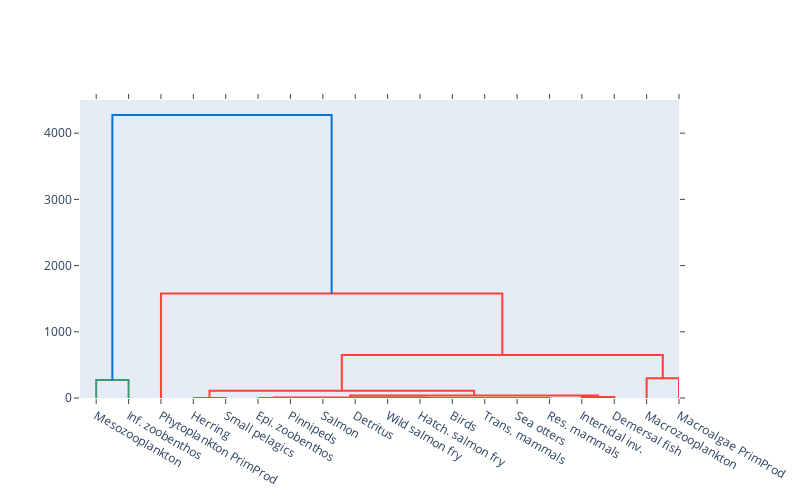

The cell this chart's notebook holds for it:
### Code cell
import plotly.figure_factory as ff
import numpy as np
np.random.seed(1)

net = food_webs[5]

fig = ff.create_dendrogram(np.array([[x] for x in net.nodeDF.Respiration.values]), labels=net.nodeDF.Names.values)
fig.update_layout(width=800, height=500)
fig.show()

### Figure 1 — Plotly figure (JSON) as saved in the notebook; plotly's stock layout.template omitted (floating-point values rounded to 4 significant figures)
{"data": [{"hoverinfo": "text", "marker": {"color": "rgb(61,153,112)"}, "mode": "lines", "type": "scatter", "x": [5, 5, 15, 15], "xaxis": "x", "y": [0, 270.8, 270.8, 0], "yaxis": "y"}, {"hoverinfo": "text", "marker": {"color": "rgb(255,65,54)"}, "mode": "lines", "type": "scatter", "x": [35, 35, 45, 45], "xaxis": "x", "y": [0, 0.1829, 0.1829, 0], "yaxis": "y"}, {"hoverinfo": "text", "marker": {"color": "rgb(255,65,54)"}, "mode": "lines", "type": "scatter", "x": [55, 55, 65, 65], "xaxis": "x", "y": [0, 0.834, 0.834, 0], "yaxis": "y"}, {"hoverinfo": "text", "marker": {"color": "rgb(255,65,54)"}, "mode": "lines", "type": "scatter", "x": [75, 75, 85, 85], "xaxis": "x", "y": [0, 2.98e-08, 2.98e-08, 0], "yaxis": "y"}, {"hoverinfo": "text", "marker": {"color": "rgb(255,65,54)"}, "mode": "lines", "type": "scatter", "x": [95, 95, 105, 105], "xaxis": "x", "y": [0, 0.07685, 0.07685, 0], "yaxis": "y"}, {"hoverinfo": "text", "marker": {"color": "rgb(255,65,54)"}, "mode": "lines", "type": "scatter", "x": [80, 80, 100, 100], "xaxis": "x", "y": [2.98e-08, 0.1925, 0.1925, 0.07685], "yaxis": "y"}, {"hoverinfo": "text", "marker": {"color": "rgb(255,65,54)"}, "mode": "lines", "type": "scatter", "x": [135, 135, 145, 145], "xaxis": "x", "y": [0, 0.2758, 0.2758, 0], "yaxis": "y"}, {"hoverinfo": "text", "marker": {"color": "rgb(255,65,54)"}, "mode": "lines", "type": "scatter", "x": [125, 125, 140, 140], "xaxis": "x", "y": [0, 0.5727, 0.5727, 0.2758], "yaxis": "y"}, {"hoverinfo": "text", "marker": {"color": "rgb(255,65,54)"}, "mode": "lines", "type": "scatter", "x": [115, 115, 132.5, 132.5], "xaxis": "x", "y": [0, 1.062, 1.062, 0.5727], "yaxis": "y"}, {"hoverinfo": "text", "marker": {"color": "rgb(255,65,54)"}, "mode": "lines", "type": "scatter", "x": [90, 90, 123.8, 123.8], "xaxis": "x", "y": [0.1925, 1.728, 1.728, 1.062], "yaxis": "y"}, {"hoverinfo": "text", "marker": {"color": "rgb(255,65,54)"}, "mode": "lines", "type": "scatter", "x": [60, 60, 106.9, 106.9], "xaxis": "x", "y": [0.834, 7.8, 7.8, 1.728], "yaxis": "y"}, {"hoverinfo": "text", "marker": {"color": "rgb(255,65,54)"}, "mode": "lines", "type": "scatter", "x": [155, 155, 165, 165], "xaxis": "x", "y": [0, 14.96, 14.96, 0], "yaxis": "y"}, {"hoverinfo": "text", "marker": {"color": "rgb(255,65,54)"}, "mode": "lines", "type": "scatter", "x": [83.44, 83.44, 160, 160], "xaxis": "x", "y": [7.8, 37.44, 37.44, 14.96], "yaxis": "y"}, {"hoverinfo": "text", "marker": {"color": "rgb(255,65,54)"}, "mode": "lines", "type": "scatter", "x": [40, 40, 121.7, 121.7], "xaxis": "x", "y": [0.1829, 111.3, 111.3, 37.44], "yaxis": "y"}, {"hoverinfo": "text", "marker": {"color": "rgb(255,65,54)"}, "mode": "lines", "type": "scatter", "x": [175, 175, 185, 185], "xaxis": "x", "y": [0, 296.6, 296.6, 0], "yaxis": "y"}, {"hoverinfo": "text", "marker": {"color": "rgb(255,65,54)"}, "mode": "lines", "type": "scatter", "x": [80.86, 80.86, 180, 180], "xaxis": "x", "y": [111.3, 648.6, 648.6, 296.6], "yaxis": "y"}, {"hoverinfo": "text", "marker": {"color": "rgb(255,65,54)"}, "mode": "lines", "type": "scatter", "x": [25, 25, 130.4, 130.4], "xaxis": "x", "y": [0, 1577.0, 1577.0, 648.6], "yaxis": "y"}, {"hoverinfo": "text", "marker": {"color": "rgb(0,116,217)"}, "mode": "lines", "type": "scatter", "x": [10, 10, 77.71, 77.71], "xaxis": "x", "y": [270.8, 4276.0, 4276.0, 1577.0], "yaxis": "y"}], "layout": {"autosize": false, "height": 500, "hovermode": "closest", "showlegend": false, "width": 800, "xaxis": {"autorange": true, "mirror": "allticks", "range": [0, 185], "rangemode": "tozero", "showgrid": false, "showline": true, "showticklabels": true, "tickmode": "array", "ticks": "outside", "ticktext": ["Mesozooplankton", "Inf. zoobenthos", "Phytoplankton PrimProd", "Herring", "Small pelagics", "Epi. zoobenthos", "Pinnipeds", "Salmon", "Detritus", "Wild salmon fry", "Hatch. salmon fry", "Birds", "Trans. mammals", "Sea otters", "Res. mammals", "Intertidal inv.", "Demersal fish", "Macrozooplankton", "Macroalgae PrimProd"], "tickvals": [5, 15, 25, 35, 45, 55, 65, 75, 85, 95, 105, 115, 125, 135, 145, 155, 165, 175, 185], "type": "linear", "zeroline": false}, "yaxis": {"autorange": true, "mirror": "allticks", "range": [0, 4501.0], "rangemode": "tozero", "showgrid": false, "showline": true, "showticklabels": true, "ticks": "outside", "type": "linear", "zeroline": false}}}
